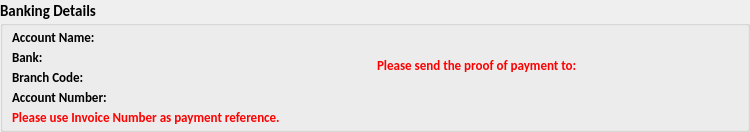
     <widget class="QGroupBox" name="g2_banking_details_2">
      <property name="sizePolicy">
       <sizepolicy hsizetype="Preferred" vsizetype="Preferred">
        <horstretch>0</horstretch>
        <verstretch>0</verstretch>
       </sizepolicy>
      </property>
      <property name="minimumSize">
       <size>
        <width>750</width>
        <height>0</height>
       </size>
      </property>
      <property name="font">
       <font>
        <family>Calibri</family>
        <pointsize>11</pointsize>
        <bold>true</bold>
       </font>
      </property>
      <property name="title">
       <string>Banking Details</string>
      </property>
      <layout class="QVBoxLayout" name="verticalLayout">
       <property name="spacing">
        <number>3</number>
       </property>
       <property name="leftMargin">
        <number>9</number>
       </property>
       <property name="topMargin">
        <number>3</number>
       </property>
       <property name="rightMargin">
        <number>9</number>
       </property>
       <property name="bottomMargin">
        <number>3</number>
       </property>
       <item>
        <layout class="QHBoxLayout" name="r9_banking_details_2">
         <property name="spacing">
          <number>3</number>
         </property>
         <item>
          <layout class="QFormLayout" name="f_bankning_deets_2">
           <item row="0" column="0">
            <widget class="QLabel" name="l_acc_name_2">
             <property name="font">
              <font>
               <family>Calibri</family>
               <pointsize>10</pointsize>
               <bold>true</bold>
              </font>
             </property>
             <property name="text">
              <string>Account Name:</string>
             </property>
            </widget>
           </item>
           <item row="0" column="1">
            <widget class="QLabel" name="bd_5">
             <property name="font">
              <font>
               <family>Calibri</family>
               <pointsize>10</pointsize>
               <bold>false</bold>
              </font>
             </property>
             <property name="text">
              <string/>
             </property>
            </widget>
           </item>
           <item row="1" column="0">
            <widget class="QLabel" name="l_bank_2">
             <property name="font">
              <font>
               <family>Calibri</family>
               <pointsize>10</pointsize>
               <bold>true</bold>
              </font>
             </property>
             <property name="text">
              <string>Bank:</string>
             </property>
            </widget>
           </item>
           <item row="1" column="1">
            <widget class="QLabel" name="bd_6">
             <property name="font">
              <font>
               <family>Calibri</family>
               <pointsize>10</pointsize>
               <bold>false</bold>
              </font>
             </property>
             <property name="text">
              <string/>
             </property>
            </widget>
           </item>
           <item row="2" column="0">
            <widget class="QLabel" name="l_b_code_2">
             <property name="font">
              <font>
               <family>Calibri</family>
               <pointsize>10</pointsize>
               <bold>true</bold>
              </font>
             </property>
             <property name="text">
              <string>Branch Code:</string>
             </property>
            </widget>
           </item>
           <item row="2" column="1">
            <widget class="QLabel" name="bd_7">
             <property name="font">
              <font>
               <family>Calibri</family>
               <pointsize>10</pointsize>
               <bold>false</bold>
              </font>
             </property>
             <property name="text">
              <string/>
             </property>
            </widget>
           </item>
           <item row="3" column="0">
            <widget class="QLabel" name="l_acc_num_2">
             <property name="font">
              <font>
               <family>Calibri</family>
               <pointsize>10</pointsize>
               <bold>true</bold>
              </font>
             </property>
             <property name="text">
              <string>Account Number:</string>
             </property>
            </widget>
           </item>
           <item row="3" column="1">
            <widget class="QLabel" name="bd_8">
             <property name="font">
              <font>
               <family>Calibri</family>
               <pointsize>10</pointsize>
               <bold>false</bold>
              </font>
             </property>
             <property name="text">
              <string/>
             </property>
            </widget>
           </item>
           <item row="4" column="0" colspan="2">
            <widget class="QLabel" name="city_17">
             <property name="palette">
              <palette>
               <active>
                <colorrole role="WindowText">
                 <brush brushstyle="SolidPattern">
                  <color alpha="255">
                   <red>255</red>
                   <green>0</green>
                   <blue>0</blue>
                  </color>
                 </brush>
                </colorrole>
               </active>
               <inactive>
                <colorrole role="WindowText">
                 <brush brushstyle="SolidPattern">
                  <color alpha="255">
                   <red>255</red>
                   <green>0</green>
                   <blue>0</blue>
                  </color>
                 </brush>
                </colorrole>
               </inactive>
               <disabled>
                <colorrole role="WindowText">
                 <brush brushstyle="SolidPattern">
                  <color alpha="255">
                   <red>120</red>
                   <green>120</green>
                   <blue>120</blue>
                  </color>
                 </brush>
                </colorrole>
               </disabled>
              </palette>
             </property>
             <property name="font">
              <font>
               <family>Calibri</family>
               <pointsize>10</pointsize>
               <bold>true</bold>
              </font>
             </property>
             <property name="text">
              <string>Please use Invoice Number as payment reference.</string>
             </property>
            </widget>
           </item>
          </layout>
         </item>
         <item>
          <layout class="QVBoxLayout" name="f_send_ref_2">
           <item>
            <widget class="QLabel" name="spacer_3">
             <property name="font">
              <font>
               <family>Calibri</family>
               <pointsize>10</pointsize>
               <bold>false</bold>
              </font>
             </property>
             <property name="text">
              <string/>
             </property>
            </widget>
           </item>
           <item>
            <widget class="QLabel" name="l_send_ref_2">
             <property name="palette">
              <palette>
               <active>
                <colorrole role="WindowText">
                 <brush brushstyle="SolidPattern">
                  <color alpha="255">
                   <red>255</red>
                   <green>0</green>
                   <blue>0</blue>
                  </color>
                 </brush>
                </colorrole>
               </active>
               <inactive>
                <colorrole role="WindowText">
                 <brush brushstyle="SolidPattern">
                  <color alpha="255">
                   <red>255</red>
                   <green>0</green>
                   <blue>0</blue>
                  </color>
                 </brush>
                </colorrole>
               </inactive>
               <disabled>
                <colorrole role="WindowText">
                 <brush brushstyle="SolidPattern">
                  <color alpha="255">
                   <red>120</red>
                   <green>120</green>
                   <blue>120</blue>
                  </color>
                 </brush>
                </colorrole>
               </disabled>
              </palette>
             </property>
             <property name="font">
              <font>
               <family>Calibri</family>
               <pointsize>10</pointsize>
               <italic>false</italic>
               <bold>true</bold>
              </font>
             </property>
             <property name="text">
              <string>Please send the proof of payment to:</string>
             </property>
            </widget>
           </item>
           <item>
            <widget class="QLabel" name="ref_email">
             <property name="palette">
              <palette>
               <active>
                <colorrole role="WindowText">
                 <brush brushstyle="SolidPattern">
                  <color alpha="255">
                   <red>255</red>
                   <green>0</green>
                   <blue>0</blue>
                  </color>
                 </brush>
                </colorrole>
               </active>
               <inactive>
                <colorrole role="WindowText">
                 <brush brushstyle="SolidPattern">
                  <color alpha="255">
                   <red>255</red>
                   <green>0</green>
                   <blue>0</blue>
                  </color>
                 </brush>
                </colorrole>
               </inactive>
               <disabled>
                <colorrole role="WindowText">
                 <brush brushstyle="SolidPattern">
                  <color alpha="255">
                   <red>120</red>
                   <green>120</green>
                   <blue>120</blue>
                  </color>
                 </brush>
                </colorrole>
               </disabled>
              </palette>
             </property>
             <property name="font">
              <font>
               <family>Calibri</family>
               <pointsize>10</pointsize>
               <italic>true</italic>
               <bold>true</bold>
              </font>
             </property>
             <property name="text">
              <string/>
             </property>
            </widget>
           </item>
           <item>
            <widget class="QLabel" name="spacer_4">
             <property name="font">
              <font>
               <family>Calibri</family>
               <pointsize>10</pointsize>
               <bold>false</bold>
              </font>
             </property>
             <property name="text">
              <string/>
             </property>
            </widget>
           </item>
          </layout>
         </item>
        </layout>
       </item>
      </layout>
     </widget>
